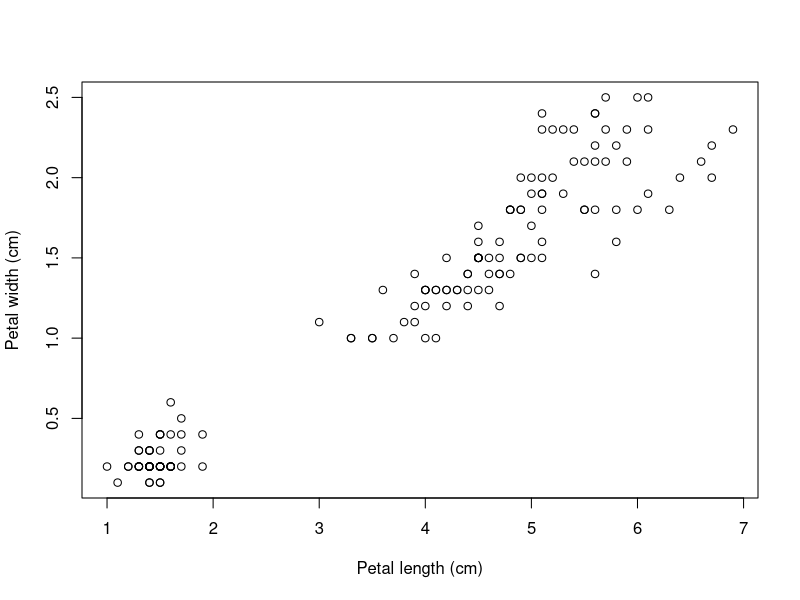
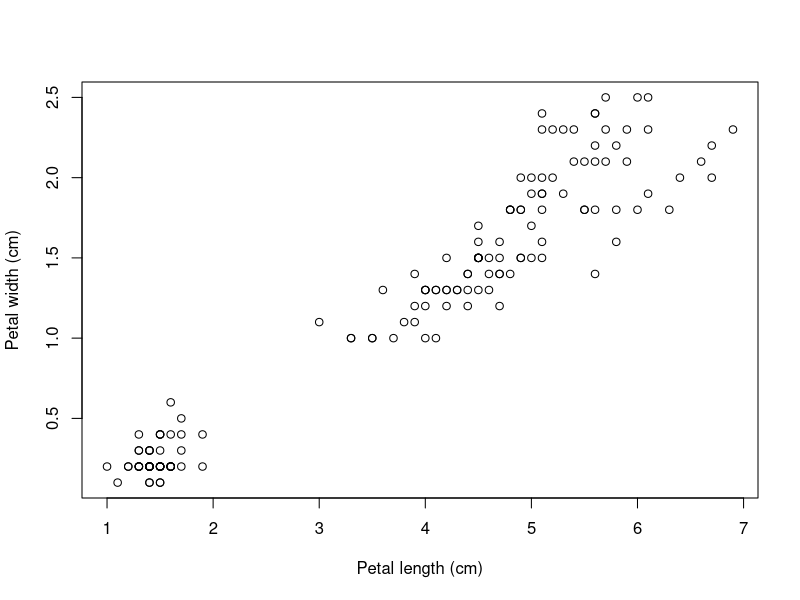

Reproduce these figures in R, in order.
## ---- chunk 1
plot(x = iris$Petal.Length, 
     y = iris$Petal.Width,
     xlab = "Petal length (cm)",
     ylab = "Petal width (cm)")
## ---- chunk 2
iris.model <- lm(Petal.Width ~ Petal.Length, data = iris)
iris.model.summary <- summary(iris.model)
corr.coef <- iris.model.summary$r.squared
## ---- chunk 3
plot(x = iris$Petal.Length, 
     y = iris$Petal.Width,
     xlab = "Petal length (cm)",
     ylab = "Petal width (cm)")
## ---- chunk 4
iris.model <- lm(Petal.Width ~ Petal.Length, data = iris)
iris.model.summary <- summary(iris.model)
corr.coef <- iris.model.summary$r.squared
